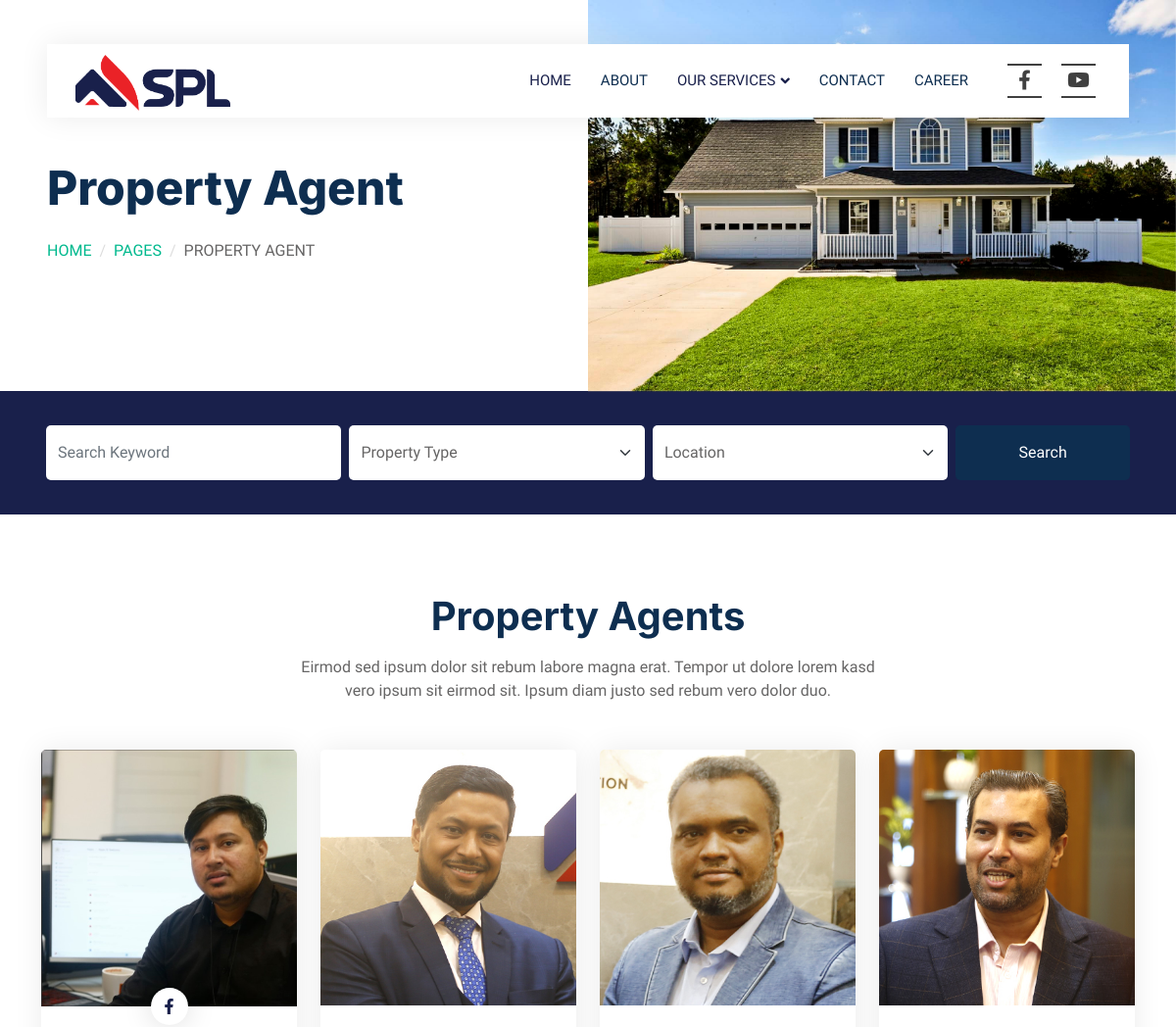
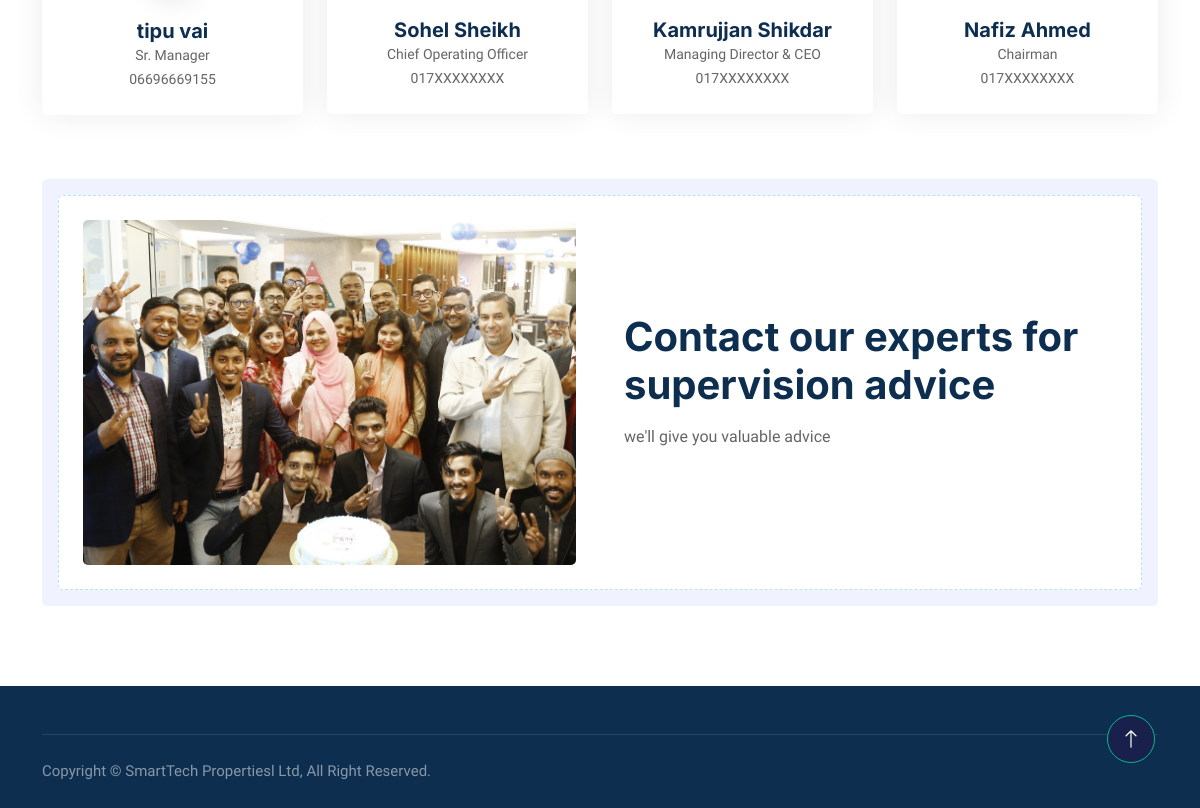
Screenshot of /propertyAgent/ with the database file from the repository (2 pictures, top to bottom).
### properties/models.py (models this page shows, shortened)
class PropertyAgent_HeaderImage(models.Model):
    image = models.ImageField(upload_to='header_images', null=True, blank=True)

class PropertyAgent_TeamMember(models.Model):
    full_name = models.CharField(max_length=255)
    designation = models.CharField(max_length=255)
    number=models.CharField(max_length=20,null=True)
    image = models.ImageField(upload_to='team_images')
    facebook_url = models.URLField(blank=True, null=True)
    twitter_url = models.URLField(blank=True, null=True)
    instagram_url = models.URLField(blank=True, null=True)

class PropertyAgent_CallToAction(models.Model):
    image = models.ImageField(upload_to='cta_images')
    title = models.CharField(max_length=255)
    description = models.TextField()

### properties/views.py (the view)
# urls.py: path('propertyAgent/',views.propertyAgent,name="propertyAgent"),
def propertyAgent(request):
    header_image = PropertyAgent_HeaderImage.objects.first()
    team_members = PropertyAgent_TeamMember.objects.all()
    cta = PropertyAgent_CallToAction.objects.first()
    context = {
        'header_image': header_image,
        'team_members': team_members,
        'cta': cta,
    }
    return render(request, 'properties/property-agent.html', context)

### properties/templates/properties/property-agent.html (shortened to what this page needs)
{% extends "properties/base.html" %}
{% block body %}
{% load static %}
<div class="container-fluid header bg-white p-0">
    <div class="row g-0 align-items-center flex-column-reverse flex-md-row">
        <div class="col-md-6 p-5 mt-lg-5">
            <h1 class="display-5 animated fadeIn mb-4">Property Agent</h1>
            <nav aria-label="breadcrumb animated fadeIn">
                <ol class="breadcrumb text-uppercase">
                    <li class="breadcrumb-item"><a href="#">Home</a></li>
                    <li class="breadcrumb-item"><a href="#">Pages</a></li>
                    <li class="breadcrumb-item text-body active" aria-current="page">Property Agent</li>
                </ol>
            </nav>
        </div>
        <div class="col-md-6 animated fadeIn">
            <img class="img-fluid" src="{{ header_image.image.url }}" alt="{{ header_image.alt_text }}">
        </div>
    </div>
</div>
<div class="container-fluid bg-primary mb-5 wow fadeIn" data-wow-delay="0.1s" style="padding: 35px;">
    <div class="container">
        <div class="row g-2">
            <div class="col-md-10">
                <div class="row g-2">
                    <div class="col-md-4">
                        <input type="text" class="form-control border-0 py-3" placeholder="Search Keyword">
                    </div>
                    <div class="col-md-4">
                        <select class="form-select border-0 py-3">
                            <option selected>Property Type</option>
                        </select>
                    </div>
                    <div class="col-md-4">
                        <select class="form-select border-0 py-3">
                            <option selected>Location</option>
                        </select>
                    </div>
                </div>
            </div>
            <div class="col-md-2">
                <button class="btn btn-dark border-0 w-100 py-3">Search</button>
            </div>
        </div>
    </div>
</div>
<div class="container-xxl py-5">
    <div class="container">
        <div class="text-center mx-auto mb-5 wow fadeInUp" data-wow-delay="0.1s" style="max-width: 600px;">
            <h1 class="mb-3">Property Agents</h1>
            <p>Eirmod sed ipsum dolor sit rebum labore magna erat. Tempor ut dolore lorem kasd vero ipsum sit eirmod sit. Ipsum diam justo sed rebum vero dolor duo.</p>
        </div>
        <div class="row g-4">
            {% for member in team_members %}
            <div class="col-lg-3 col-md-6 wow fadeInUp" data-wow-delay="0.{{ forloop.counter0 }}s">
                <div class="team-item rounded overflow-hidden">
                    <div class="position-relative">
                        <img class="img-fluid" src="{{ member.image.url }}" alt="">
                        <div class="position-absolute start-50 top-100 translate-middle d-flex align-items-center">
                            {% if member.facebook_url %}
                            <a class="btn btn-square mx-1" href="{{ member.facebook_url }}"><i class="fab fa-facebook-f"></i></a>
                            {% endif %}
                        </div>
                    </div>
                    <div class="text-center p-4 mt-3">
                        <h5 class="fw-bold mb-0">{{ member.full_name }}</h5>
                        <small>{{ member.designation }}</small>
                        <br>
                        <small>{{ member.number }}</small>
                    </div>
                </div>
            </div>
            {% endfor %}
        </div>
    </div>
</div>
<div class="container-xxl py-5">
    <div class="container">
        <div class="bg-light rounded p-3">
            <div class="bg-white rounded p-4" style="border: 1px dashed rgba(0, 185, 142, .3)">
                <div class="row g-5 align-items-center">
                    <div class="col-lg-6 wow fadeIn" data-wow-delay="0.1s">
                        <img class="img-fluid rounded w-100" src="{{ cta.image.url }}" alt="">
                    </div>
                    <div class="col-lg-6 wow fadeIn" data-wow-delay="0.5s">
                        <div class="mb-4">
                            <h1 class="mb-3">{{ cta.title }}</h1>
                            <p>{{ cta.description }}</p>
                        </div>
                    </div>
                </div>
            </div>
        </div>
    </div>
</div>
{% endblock %}

### properties/static/css/style.css (style rules this page uses)
:root { --primary: #19204B; --secondary: #FF6922; --light: #EFFDF5; --dark: #0E2E50; }
.btn { transition: .5s; }
.btn-square { width: 38px; height: 38px; }
.btn-square, .btn-sm-square, .btn-lg-square { padding: 0; display: flex; align-items: center; justify-content: center; font-weight: normal; border-radius: 50px; }
@media (min-width: 992px) { .header { margin-top: -120px; } }
.breadcrumb-item + .breadcrumb-item::before { color: #DDDDDD; }
.team-item { box-shadow: 0 0 30px rgba(0, 0, 0, .08); transition: .5s; }
.team-item .btn { color: var(--primary); background: #FFFFFF; box-shadow: 0 0 30px rgba(0, 0, 0, .15); }

### properties/templates/properties/base.html (style rules this page uses)
:root { --facebook-color: #3b5998; --youtube-color: #ff0000; --icon-color: #404040; }

### rows the page displays
PropertyAgent_HeaderImage: image (picture)
PropertyAgent_TeamMember: image (picture), full_name "tipu vai", designation "Sr. Manager", number "06696669155"
PropertyAgent_TeamMember: image (picture), full_name "Sohel Sheikh", designation "Chief Operating Officer", number "017XXXXXXXX"
PropertyAgent_TeamMember: image (picture), full_name "Kamrujjan Shikdar", designation "Managing Director & CEO", number "017XXXXXXXX"
PropertyAgent_TeamMember: image (picture), full_name "Nafiz Ahmed", designation "Chairman", number "017XXXXXXXX"
PropertyAgent_CallToAction: image (picture), title "Contact our experts for supervision advice", description "we'll give you valuable advice"
